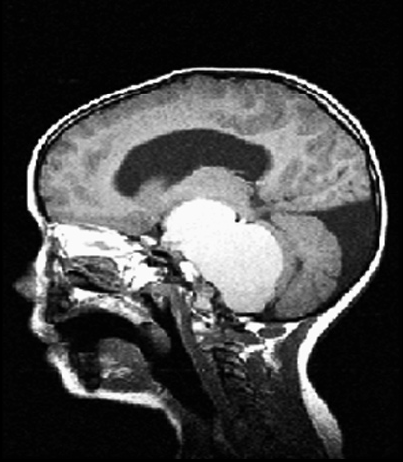
%> input picture pl9/Brain.bmp, 403 x 462 px
$ octave avaliacao.m   (GNU Octave 9; MATLAB toolbox functions it lacks are replaced by stand-ins)
%> lines starting %> are read from the running program, lines starting %| are printed output that depends on the picture
%Exercicio avalia玢o
%TP9

Ler=im2double(rgb2gray(imread('Brain.bmp')));
%> Ler: size 462x403 double; min 0, max 1, mean 0.268


img=padarray(Ler,[0 1],'post');
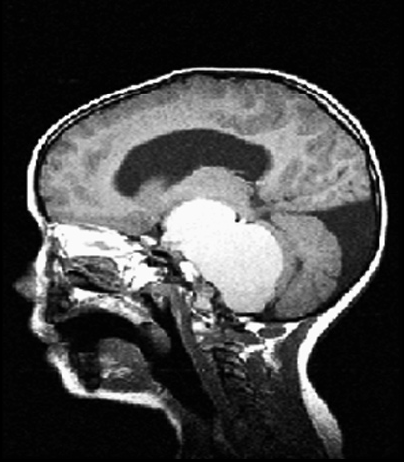
%> img: size 462x404 double; min 0, max 1, mean 0.268
TF=(fft2(img));          %Transformada de fourier
f=10;                     %Fator multiplicativo para aumentar a intensidade

shift1=fftshift(TF);


for a= 200:300       %Linhas do espetro
    shift1(a,:)=f*shift1(a,:);
end

reverse=fftshift(shift1);
img_denovo=(ifft2(reverse));

figure(1);
subplot(2,2,1); imshow(Ler); title('Imagem original');
subplot(2,2,2); imshow(mat2gray(20*log10(abs(TF)))); title('TFourier');
%> after `imshow(mat2gray(20*log10(abs(TF))))`:
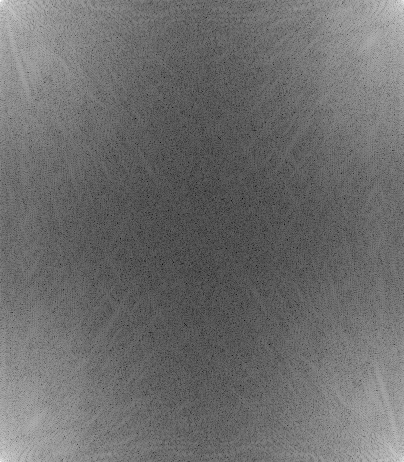
%> displayed picture: size 462x404, on the screen's scale of 0 to 255; min 0, max 255, mean 109
subplot(2,2,3); imshow(mat2gray(20*log10(abs(shift1)))); title('fftshift');
%> after `imshow(mat2gray(20*log10(abs(shift1))))`:
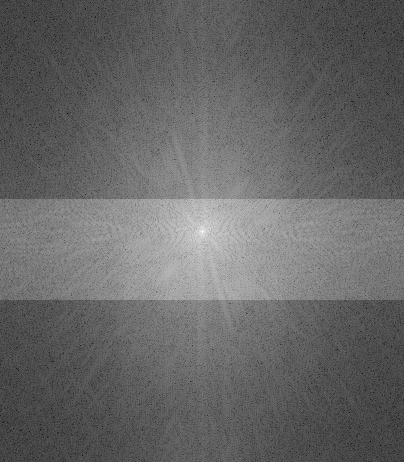
%> displayed picture: size 462x404, on the screen's scale of 0 to 255; min 0, max 255, mean 102.3
subplot(2,2,4); imshow(img_denovo); title('Intensidade aumentada');
%> after `imshow(img_denovo)`:
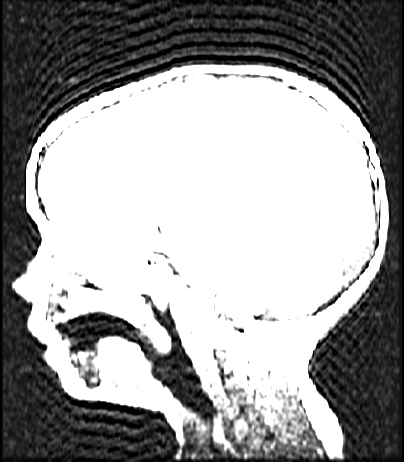
%> displayed picture: size 462x404, on the screen's scale of 0 to 255; min 0, max 255, mean 155
subplot(2,2,1); ylabel('Vertical Frequency','FontSize',14);
subplot(2,2,3); xlabel('Horizontal Frequency','FontSize',14);
